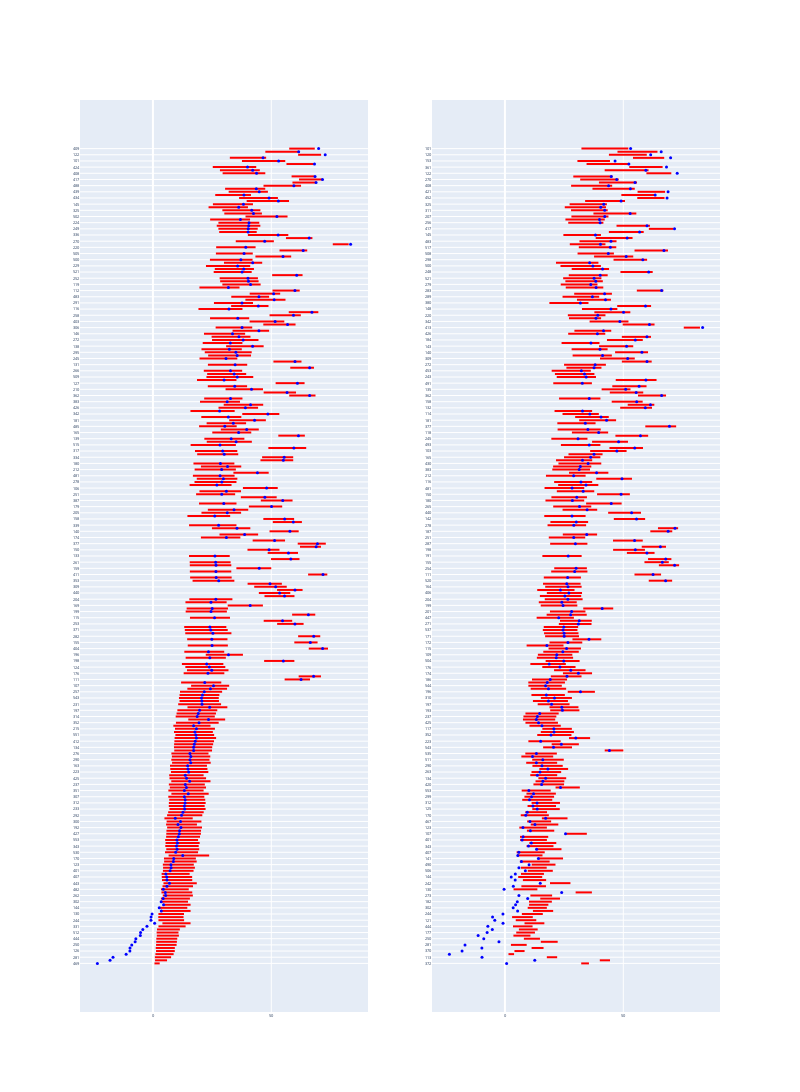

Notebook code for this chart:
### Code cell
# Adding 2nd day massively reduces the AR compared to examples with low ecFEV1

import plotly.graph_objects as go

fig = make_subplots(1, 2)

def plot_dumbell_for_df(fig, df, measures, col):
    # For measure[0]
    mask = df["measure"] == measures[0]
    for id in df[mask]["ID"].unique():
        mask_id = df["ID"] == id
        # Add mask
        mask_final = mask_id & mask
        fig.add_trace(
            go.Scatter(
                x=df[mask_final]["value"],
                y=df[mask_final]["ID"],
                mode="lines",
                name=measures[0],
                marker=dict(size=3, color="red"),
            ),
            row=1,
            col=col,
        )
    # For measure[1]
    mask = df["measure"] == measures[1]
    fig.add_trace(
        go.Scatter(
            x=df[mask]["value"],
            y=df[mask]["ID"],
            mode="markers",
            name=measures[1],
            marker=dict(size=3, color="blue"),
        ),
        row=1,
        col=col,
    )
        
plot_dumbell_for_df(fig, df_ar_fev1_o2, ["Mean AR_fev1_o2 dist", "Mean AR_ecFEV1%"], 1)
plot_dumbell_for_df(fig, df_ar_fev1_o2_2d, ["Mean AR_fev1_o2_2d dist", "Mean AR_ecFEV1%"], 2)

fig.update_layout(height=1800, width=800, font=dict(size=4), showlegend=False)
fig.show()
